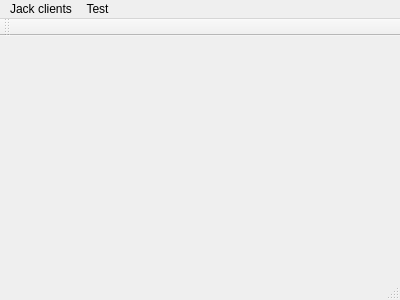
<?xml version="1.0" encoding="UTF-8"?>
<ui version="4.0">
 <class>MainWindow</class>
 <widget class="QMainWindow" name="MainWindow">
  <property name="geometry">
   <rect>
    <x>0</x>
    <y>0</y>
    <width>400</width>
    <height>300</height>
   </rect>
  </property>
  <property name="windowTitle">
   <string>MainWindow</string>
  </property>
  <widget class="QWidget" name="centralWidget">
   <layout class="QGridLayout" name="gridLayout"/>
  </widget>
  <widget class="QMenuBar" name="menuBar">
   <property name="geometry">
    <rect>
     <x>0</x>
     <y>0</y>
     <width>400</width>
     <height>21</height>
    </rect>
   </property>
   <widget class="QMenu" name="menuJack_clients">
    <property name="title">
     <string>Jack clients</string>
    </property>
    <addaction name="actionSimple_monophonic"/>
    <addaction name="actionMidi_input_debug"/>
   </widget>
   <widget class="QMenu" name="menuTest">
    <property name="title">
     <string>Test</string>
    </property>
    <addaction name="actionADSR_envelope_test"/>
   </widget>
   <addaction name="menuJack_clients"/>
   <addaction name="menuTest"/>
  </widget>
  <widget class="QToolBar" name="mainToolBar">
   <attribute name="toolBarArea">
    <enum>TopToolBarArea</enum>
   </attribute>
   <attribute name="toolBarBreak">
    <bool>false</bool>
   </attribute>
  </widget>
  <widget class="QStatusBar" name="statusBar"/>
  <action name="actionSimple_monophonic">
   <property name="checkable">
    <bool>true</bool>
   </property>
   <property name="checked">
    <bool>false</bool>
   </property>
   <property name="text">
    <string>Simple monophonic client</string>
   </property>
  </action>
  <action name="actionADSR_envelope_test">
   <property name="text">
    <string>ADSR envelope test</string>
   </property>
  </action>
  <action name="actionMidi_input_debug">
   <property name="checkable">
    <bool>true</bool>
   </property>
   <property name="text">
    <string>Midi input debug</string>
   </property>
  </action>
 </widget>
 <layoutdefault spacing="6" margin="11"/>
 <resources/>
 <connections/>
</ui>
